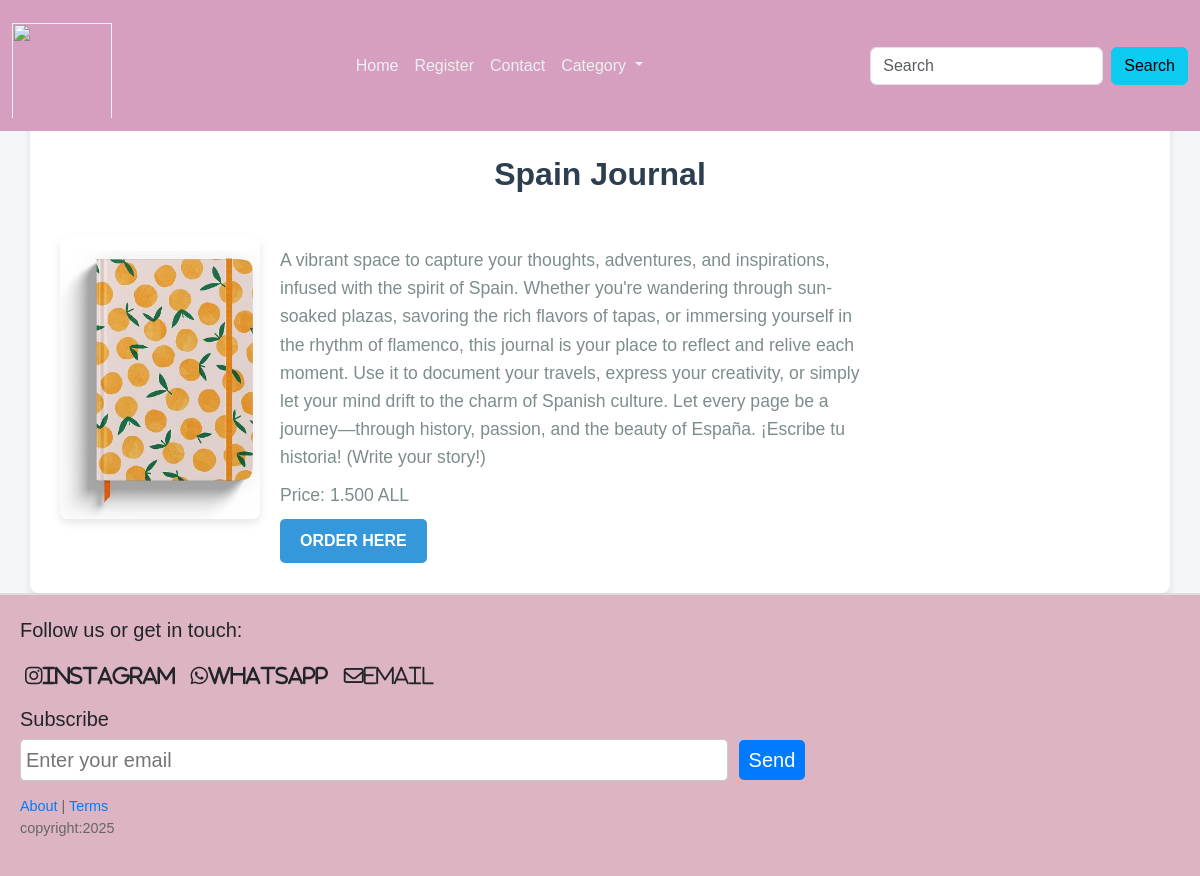
Page /detail/36 on the committed database.
### appi/models.py (models this page shows, shortened)
class Book(models.Model):
    book_title=models.CharField(max_length=250,null=250,blank=True)
    book_description=models.TextField(max_length=2000,null=True,blank=True)
    book_image=models.ImageField(upload_to="book/",null=True,blank=True)
    book_price=models.DecimalField(max_digits=5,decimal_places=3,null=True,blank=True)
    book_category=models.ForeignKey(Category, null= True, blank=True, on_delete=models.CASCADE)
    book_shelf=models.BooleanField(null=True,blank=True)
    book_jornual=models.BooleanField(null=True,blank=True)

### appi/views.py (the view)
# urls.py: path("detail/<int:id>",views.detail,name="detailpage"),
def detail(request,id):
    detailBook= Book.objects.get(pk = id)
    categories = Category.objects.all()
    context={"detailBook":detailBook, "categories":categories}
    return render(request,"detail.html",context)

### appi/templates/detail.html (shortened to what this page needs)
<!DOCTYPE html>
{% extends 'index.html' %}
{% load static %}
{% block content %}
<html lang="en">
<head>
    <link rel="stylesheet" href="{% static 'css/bootstrap.min.css' %}">
    <link rel="stylesheet" href="{% static 'css/book.css' %}">
    <link rel="stylesheet" href="https://cdnjs.cloudflare.com/ajax/libs/font-awesome/6.7.1/css/all.min.css">
</head>
<body>
    <nav class="navbar navbar-expand-lg position-absolute top-0 w-100">
        <div class="container-fluid">
          <a class="navbar-brand" href=""><img src="{% static 'image/logo.jpg' %}" alt="" style="width: 100px;height: 105px;"><br>
          <div class="collapse navbar-collapse" id="navbarSupportedContent">
            <ul class="navbar-nav mx-auto mb-2 mb-lg-0">
              <li class="nav-item">
                <a class="nav-link active" aria-current="page" href="{% url 'homepage'%}">Home</a>
              </li>
              <li class="nav-item">
              <a class="nav-link active" aria-current="page" href="{% url 'registerpage'%}">Register</a>
              </li>
              <li class="nav-item">
                <a class="nav-link active" aria-current="page" href="{% url 'contactpage'%}">Contact</a>
              </li>
              <li class="nav-item dropdown">
                <a class="nav-link dropdown-toggle" role="button" data-bs-toggle="dropdown" aria-expanded="false">
                  Category
                </a>
              </li>
            </ul>
            <form class="d-flex" role="search">
              <input class="form-control me-2" type="search" placeholder="Search" aria-label="Search">
              <button class="btn btn-info" type="submit">Search</button>
            </form>
          </div>
        </div>
      </nav>
    <div class="container detail">
        <h1>{{ detailBook.book_title }}</h1>
        <div style="display: flex; align-items: flex-start; gap: 20px;">
            <img src="{{ detailBook.book_image.url }}" alt="{{ detailBook.book_title }}">
            <div class="book">
                <p>{{ detailBook.book_description }}</p>
                <p class="book-price">Price: {{ detailBook.book_price }} ALL</p>
                <a href="{% url 'contactpage' %}" class="btn btn-primary">Order here</a>
            </div>
        </div>
    </div>
</body>
</html>
{% endblock %}

### appi/templates/index.html (shortened to what this page needs)
<!DOCTYPE html>
{% load static %}
<html lang="en">
<head>
    <link rel="stylesheet" href="{% static 'css/bootstrap.min.css'%}">
    <link rel="stylesheet" href="{% static 'css/book.css'%}">
    <link rel="stylesheet" href="https://cdnjs.cloudflare.com/ajax/libs/font-awesome/6.7.1/css/all.min.css">
<link href="https://fontawesome.com/icons/cart-shopping?fclassic&ssolid" rel="stylesheet">
<link href="https://cdn.jsdelivr.net/npm/bootstrap@5.3.0-alpha1/dist/css/bootstrap.min.css" rel="stylesheet">
</head>
<body>
    {% block content %}
    {% endblock %}
    {% include 'footer.html'%}
</body>
</html>

### appi/templates/footer.html (shortened to what this page needs)
<footer>
    <div class="footer-content">
      <div class="contact-us">
        <p>Follow us or get in touch:</p>
        <div class="social-icons">
          <a href="#" target="_blank" class="text-decoration-none text-dark">
          <i class="fa-brands fa-instagram">Instagram</i></a>
          <a href="https://wa.me/+355693363906" target="_blank" class="text-decoration-none text-dark">
          <i class="fa-brands fa-whatsapp">WhatsApp</i> </a>
          <a href="" target="_blank" class="text-decoration-none text-dark">
          <i class="fa-regular fa-envelope">Email</i></a>
        </div>
      </div>
      <div class="subscribe">
        <h5>Subscribe</h5>
        <input type="email" placeholder="Enter your email">
        <button>Send</button>
      </div>
      <div class="footer-links">
        <a href="{% url 'homepage' %}">About</a> | <a href="#">Terms</a>
        <p>copyright:<span id="year"></span></p>
      </div>
    </div>
</footer>

### appi/static/css/book.css (style rules this page uses)
* { padding: 0; margin: 0; box-sizing: border-box; }
body { line-height: 1.5; font-family: italic; font-size: 1em; }
.navbar-brand img { width: 80px; height: 80px; image-orientation: inherit; }
.container img { width: 40%; height: 50%; }
.container { background-color: white }
.container-fluid img { padding-top: 10%; }
.container h1 { text-align: center; font-family: 'Lucida Sans', 'Lucida Sans Regular', 'Lucida Grande', 'Lucida Sans Unicode', Geneva, Verdana, sans-serif; padding-top: 40px; padding-bottom: 35px; }
footer { background-color: #ddb5c2; padding: 20px 0; border-top: 2px solid #ddd; font-family: Arial, Helvetica, sans-serif; font-size: 20px; }
.footer-content { flex-grow: 1; margin-left: 20px; }
.contact-us { margin-bottom: 15px; }
.social-icons a { margin: 0 5px; }
.subscribe { margin-bottom: 15px; }
.subscribe input { width: 60%; padding: 5px; margin-right: 5px; border: 1px solid #ccc; border-radius: 5px; }
.subscribe button { padding: 5px 10px; background-color: #007bff; color: #fff; border: none; border-radius: 5px; cursor: pointer; }
.footer-links { font-size: 0.9rem; color: #666; }
.footer-links a { color: #007bff; text-decoration: none; }
body { margin: 0; font-family: Arial, sans-serif; }
.detail img { width: 400px; height: 550px; padding-top: 15px; }
.detail h1 { margin-top: 6%; }
.book { max-width: 600px; }
.book p { margin: 10px 0; line-height: 1.6; }

### appi/templates/detail.html (style rules this page uses)
body { font-family: 'Arial', sans-serif; background-color: #f4f6f9; }
.navbar { background-color: #d79fbf; }
.navbar a { color: #ecf0f1 !important; }
.navbar-brand { font-size: 1.5rem; color: #ecf0f1 !important; }
.detail { background-color: white; padding: 30px; border-radius: 8px; box-shadow: 0 4px 8px rgba(0, 0, 0, 0.1); margin-top: 20px; }
.detail h1 { color: #2c3e50; font-size: 2rem; font-weight: bold; }
.detail img { max-width: 200px; height: auto; border-radius: 8px; margin-bottom: 15px; box-shadow: 0 4px 8px rgba(0, 0, 0, 0.1); }
.book { max-width: 600px; }
.book p { font-size: 1.1rem; line-height: 1.6; color: #7f8c8d; }
.btn-primary { background-color: #3498db; border: none; color: white; padding: 10px 20px; border-radius: 5px; text-transform: uppercase; font-weight: bold; }

### rows in the picture
Book: book_title "Spain Journal", book_image (picture), book_description "A vibrant space to capture your thoughts, adventures, and inspirations, infused with the spirit of Spain. Whether you're wandering through sun-soaked plazas, savoring the rich flavors of tapas, or immersing yourself in the rhythm of flamenco, this journal is your place to reflect and relive each moment. Use it to document your travels, express your creativity, or simply let your mind drift to the charm of Spanish culture. Let every page be a journey—through history, passion, and the beauty of España. ¡Escribe tu historia! (Write your story!)", book_price "1.500"
